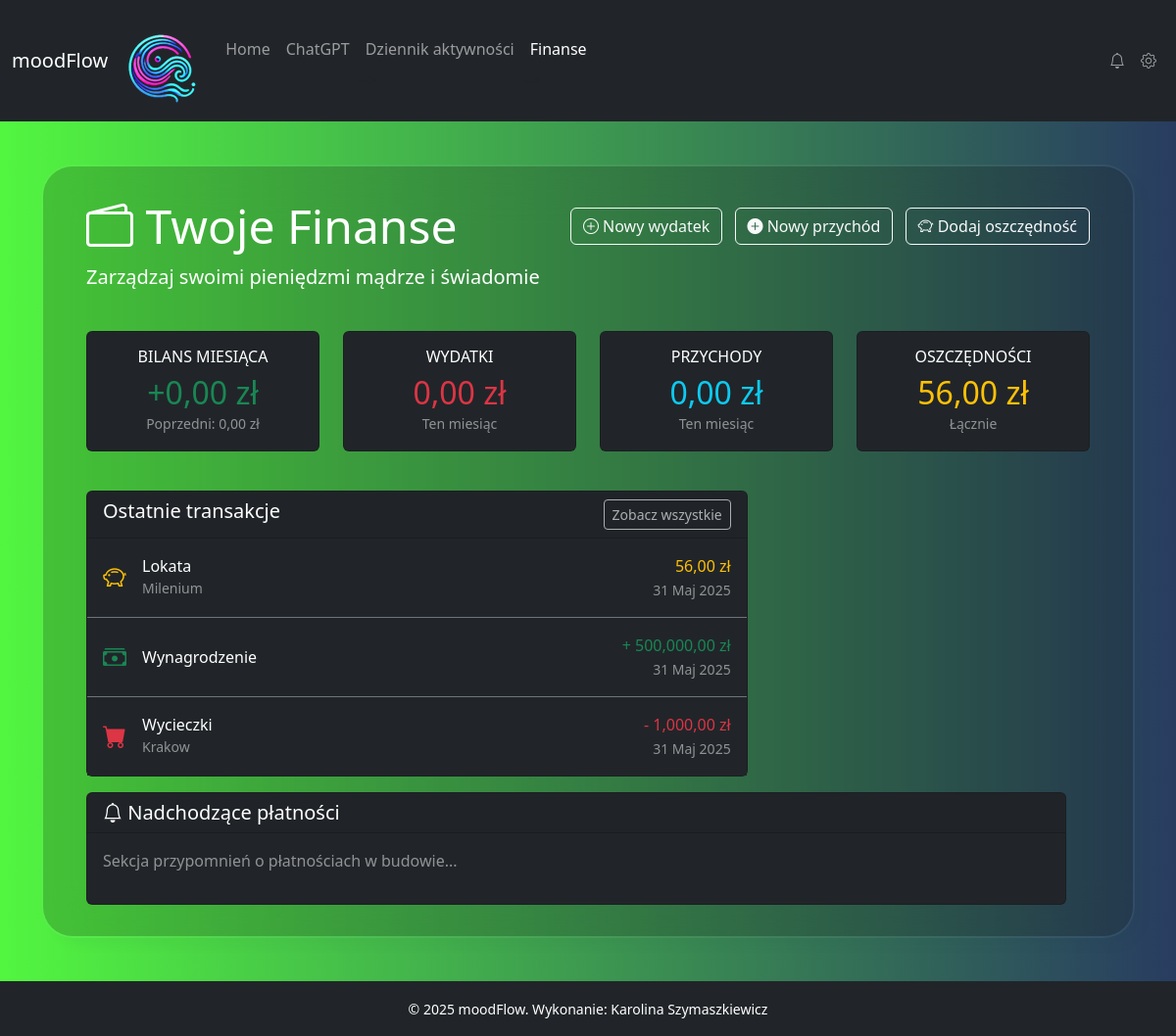
The app's page /finanse (signed in), older data.
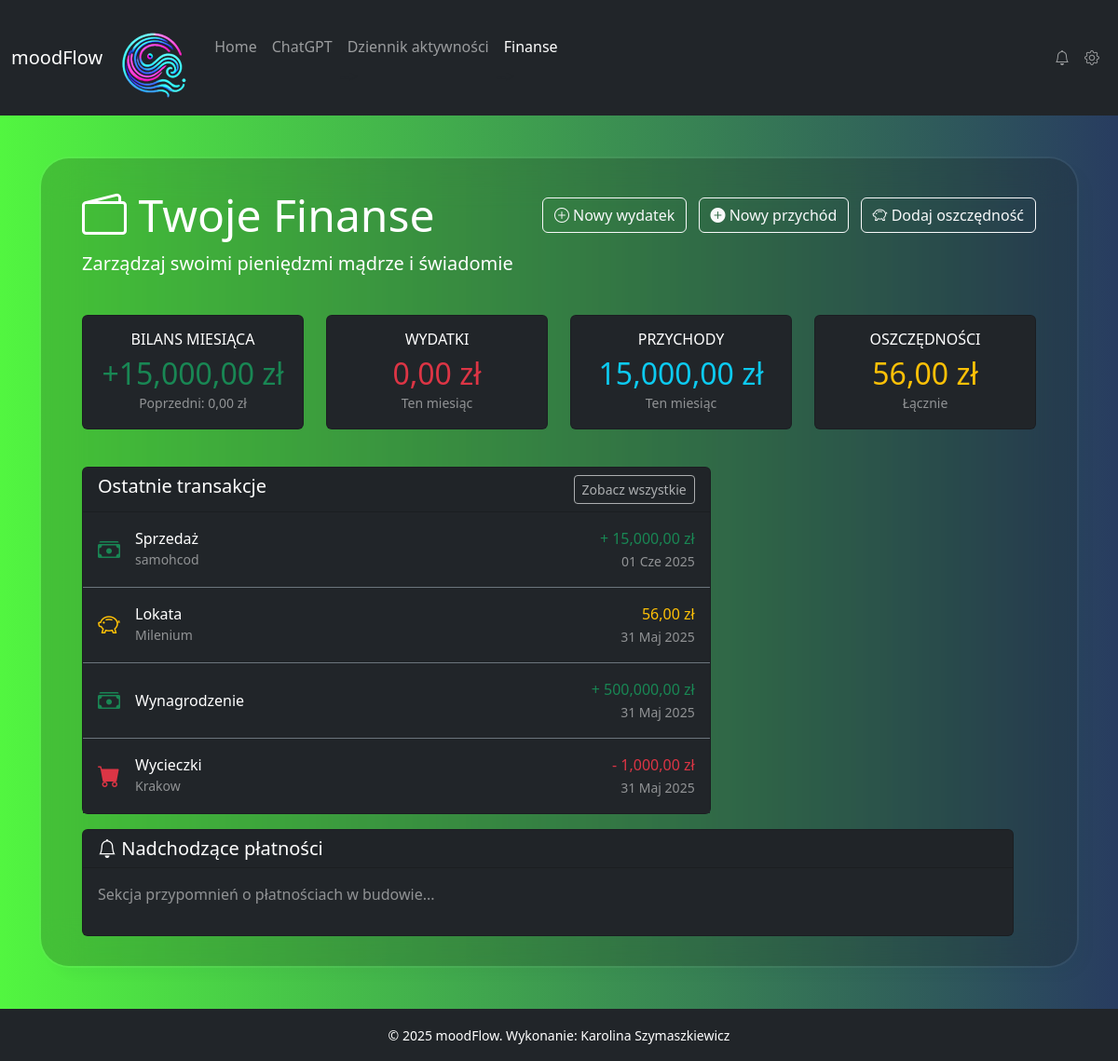
The same page, newer data.
### myapp/models.py (models this page shows, shortened)
class Transaction(models.Model):
    user = models.ForeignKey(settings.AUTH_USER_MODEL, on_delete=models.CASCADE, related_name='transactions')
    category = models.ForeignKey(Category, on_delete=models.SET_NULL, null=True, blank=True, related_name='transactions', verbose_name="Kategoria")
    amount = models.DecimalField(max_digits=10, decimal_places=2, verbose_name="Kwota")
    description = models.CharField(max_length=255, blank=True, null=True, verbose_name="Opis")
    date = models.DateField(default=timezone.now, verbose_name="Data transakcji")
    created_at = models.DateTimeField(auto_now_add=True)
    updated_at = models.DateTimeField(auto_now=True)
    type = models.CharField(max_length=10, choices=TYPE_CHOICES, verbose_name="Typ transakcji")
    class Meta:
        verbose_name = "Transakcja"
        verbose_name_plural = "Transakcje"
        ordering = ['-date', '-created_at'] # Najnowsze najpierw

class Category(models.Model):
    user = models.ForeignKey(settings.AUTH_USER_MODEL, on_delete=models.CASCADE, related_name='finance_categories')
    name = models.CharField(max_length=100, verbose_name="Nazwa kategorii")
    type = models.CharField(max_length=10, choices=TYPE_CHOICES, verbose_name="Typ")
    class Meta:
        verbose_name = "Kategoria finansowa"
        verbose_name_plural = "Kategorie finansowe"
        unique_together = ('user', 'name') # Unikalna nazwa kategorii dla użytkownika

### myapp/views.py (the view)
# urls.py: path('finanse', finance, name='finance'), #finanse
@login_required
def finance(request):
    user = request.user
    today = timezone.now().date()
    current_month = today.month
    current_year = today.year
    recent_transactions = Transaction.objects.filter(user=user).order_by('-date', '-created_at')[:10]
    monthly_transactions = Transaction.objects.filter(
        user=user,
        date__year=current_year,
        date__month=current_month
    )
    monthly_income_sum = monthly_transactions.filter(type='income').aggregate(total=Sum('amount'))['total'] or Decimal('0.00')
    monthly_expenses_sum = monthly_transactions.filter(type='expense').aggregate(total=Sum('amount'))['total'] or Decimal('0.00')
    monthly_savings_sum = monthly_transactions.filter(type='saving').aggregate(
        total=Sum('amount')
    )['total'] or Decimal('0.00')
    monthly_balance = monthly_income_sum - monthly_expenses_sum - monthly_savings_sum
    total_savings_sum = Transaction.objects.filter(
        user=user,
        type='saving'
    ).aggregate(total=Sum('amount'))['total'] or Decimal('0.00')
    summary_data = {
        'balance': monthly_balance, # Bilans miesięczny
        'expenses': monthly_expenses_sum, # Wydatki miesięczne
        'income': monthly_income_sum, # Przychody miesięczne
        'savings': total_savings_sum, # <-- Używam łącznej sumy oszczędności
        'previous_balance': Decimal('0.00'), # Placeholder
    }
    budget_data = []
    goals_data = []
    upcoming_payments_data = []
    context = {
        'recent_transactions': recent_transactions,
        'summary': summary_data,  # Przekazujemy obliczone podsumowanie
        'budgets': budget_data,
        'goals': goals_data,
        'upcoming_payments': upcoming_payments_data,
        'year': today.year
    }
    return render(request, "myapp/finanse.html", context)

### myapp/context_processors.py (called while the page is built)
def global_context(request):
    return {
        'year': datetime.now().year
    }

### myapp/templates/myapp/finanse.html (shortened to what the changed rows need)
{% extends 'base.html' %}
{% load static %}
{% load humanize %}
{% block content %}
<div class="container">
    <div class="row mb-4">
        <div class="col-12">
            <div class="d-flex justify-content-between align-items-center">
                <h1 class="display-5 mb-0"><i class="bi bi-wallet2"></i> Twoje Finanse</h1>
            </div>
        </div>
    </div>
    <div class="row mb-4">
        <div class="col-md-3 mb-3">
            <div class="card bg-dark text-white h-100">
                <div class="card-body text-center">
                    <h6 class="text-uppercase mb-2">Bilans miesiąca</h6>
                    <h2 class="mb-0 {% if summary.balance >= 0 %}text-success{% else %}text-danger{% endif %}">
                        {% if summary.balance >= 0 %}+{% endif %}{{ summary.balance|floatformat:2|intcomma }} zł
                    </h2>
                    <small class="text-white-50">Poprzedni: {{ summary.previous_balance|floatformat:2|intcomma }} zł</small>
                </div>
            </div>
        </div>
        <div class="col-md-3 mb-3">
             <div class="card bg-dark text-white h-100">
                <div class="card-body text-center">
                    <h2 class="mb-0 text-danger">{{ summary.expenses|floatformat:2|intcomma }} zł</h2>
                </div>
            </div>
        </div>
        <div class="col-md-3 mb-3">
             <div class="card bg-dark text-white h-100">
                <div class="card-body text-center">
                    <h6 class="text-uppercase mb-2">Przychody</h6>
                    <h2 class="mb-0 text-info">{{ summary.income|floatformat:2|intcomma }} zł</h2>
                    <small class="text-white-50">Ten miesiąc</small>
                </div>
            </div>
        </div>
        <div class="col-md-3 mb-3">
            <div class="card bg-dark text-white h-100">
                <div class="card-body text-center">
                    <h2 class="mb-0 text-warning">{{ summary.savings|floatformat:2|intcomma }} zł</h2>
                </div>
            </div>
        </div>
    </div>
     <div class="row">
        <div class="col-md-8 mb-3">
            <div class="card bg-dark text-white">
                <div class="card-body p-0">
                    <div class="list-group list-group-flush bg-transparent">
                        {% for tx in recent_transactions %}
                        <div class="list-group-item bg-dark text-white border-secondary d-flex justify-content-between align-items-center py-3">
                            <div class="d-flex align-items-center">
                                <div class="me-3">
                                    {% if tx.type == 'expense' %}
                                        <i class="bi bi-cart-fill text-danger fs-4"></i>
                                    {% elif tx.type == 'income' %}
                                        <i class="bi bi-cash-stack text-success fs-4"></i>
                                    {% elif tx.type == 'saving' %}
                                        <i class="bi bi-piggy-bank text-warning fs-4"></i>
                                    {% else %}
                                        <i class="bi bi-question-circle fs-4"></i>
                                    {% endif %}
                                </div>
                                <div>
                                    <h6 class="mb-0">{{ tx.category.name|default:"Bez kategorii" }}</h6>
                                    <small class="text-white-50">{{ tx.description|default:"" }}</small>
                                </div>
                            </div>
                            <div class="text-end">
                                <div class="{% if tx.type == 'expense' %}text-danger{% elif tx.type == 'income' %}text-success{% elif tx.type == 'saving' %}text-warning{% endif %}">
                                    {% if tx.type == 'expense' %}-{% elif tx.type == 'income' %}+{% endif %}
                                    {{ tx.amount|floatformat:2|intcomma }} zł
                                </div>
                                <small class="text-white-50">{{ tx.date|date:"d M Y" }}</small>
                            </div>
                        </div>
                        {% empty %}
                         <div class="list-group-item bg-dark text-white border-secondary text-center py-3">
                            <p class="text-white-50 mb-0">Brak zarejestrowanych transakcji.</p>
                        </div>
                        {% endfor %}
                    </div>
                </div>
            </div>
        </div>
</div>
{% endblock %}

Row changes from the older to the newer data that the page shows:
added Transaction: type "income" (drawn), category.name "Sprzedaż", description "samohcod", amount "15,000,00", date "01 Cze 2025"
Text that changed along with them:
{{ summary.balance|floatformat:2|intcomma }}: "0,00" → "15,000,00"
{{ summary.income|floatformat:2|intcomma }}: "0,00" → "15,000,00"
